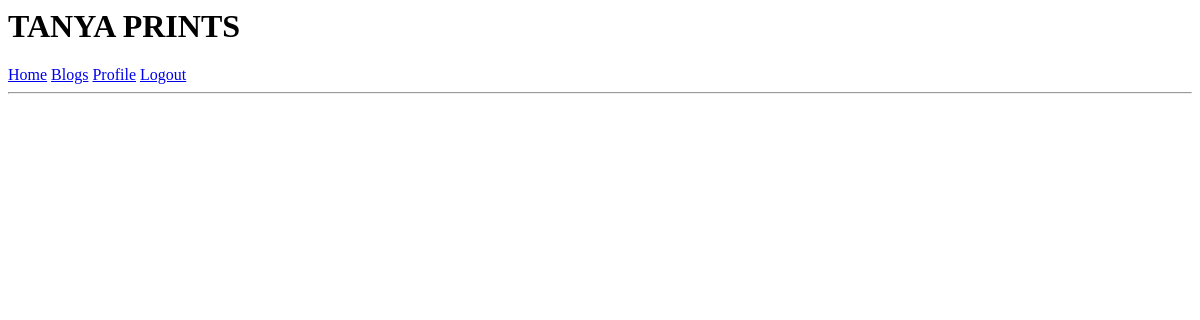
The app's page /index/blogs (signed in), older data.
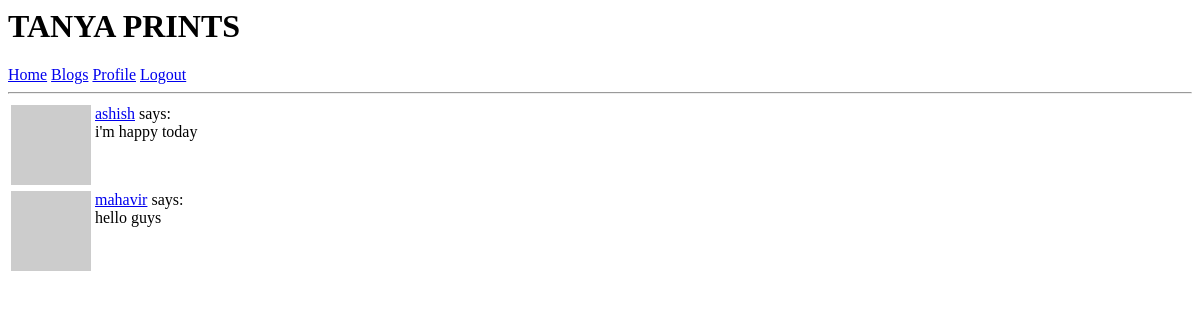
The same page, newer data.
### app/models.py (models this page shows, shortened)
class Blog(db.Model):
	id = db.Column(db.Integer, primary_key = True)
	title = db.Column(db.String(128), unique=True)
	time_stamp = db.Column(db.DateTime, index=True, default=datetime.utcnow)
	body = db.Column(db.String(512))
	user_id = db.Column(db.Integer, db.ForeignKey('user.id'))

class User(UserMixin, db.Model):
	id = db.Column(db.Integer, primary_key = True)
	username = db.Column(db.String(32), index = True, unique = True)
	email = db.Column(db.String(64), unique=True)
	password_hash = db.Column(db.String(128))
	about_me = db.Column(db.String(256))
	last_seen = db.Column(db.DateTime, default=datetime.utcnow)
	blogs = db.relationship('Blog', backref='author', lazy='dynamic')
	followed = db.relationship(
				'User', secondary=followers,
				 primaryjoin=(followers.c.follower_id == id),
				 secondaryjoin=(followers.c.followed_id == id),
				 backref=db.backref('followers', lazy='dynamic'),
				 lazy='dynamic')
	def avatar(self, size):
		digest = md5(self.email.lower().encode('utf-8')).hexdigest()
		return 'https://www.gravatar.com/avatar/{}?d=identicon&s={}'.format(digest, size)

### app/routes.py (the view)
@app.route('/index/blogs')
@login_required
def blogs():
	posts = []
	users = User.query.all()
	for user in users:
		post = user.blogs.all()
		for post_ in post:
			posts.append(post_)
	return render_template('blogs.html', title='TP-Blogs', posts=posts)

### app/models.py (called while the page is built)
@login.user_loader
def load_user(id):
	return User.query.get(int(id))

### app/routes.py (called while the page is built)
@app.before_request
def before_request():
	if current_user.is_authenticated:
		current_user.last_seen = datetime.utcnow()
		db.session.commit()

### app/templates/blogs.html
{%extends "base.html"%}
{%block content%}
	{% for post in posts %}
		{%include 'user_blog.html'%}
    {% endfor %}
{%endblock%}

### app/templates/user_blog.html
<table>
	<tr valign='top'>
		<td><img src='{{post.author.avatar(36)}}'></td>
		<td>
			<a href="{{url_for('user', username=post.author.username)}}">{{post.author.username}}</a>
			says:<br>{{post.body}}
		</td>
	</tr>
</table>

Row changes from the older to the newer data that the page shows:
added Blog: author.username "ashish", body "i'm happy today"
added Blog: author.username "mahavir", body "hello guys"
